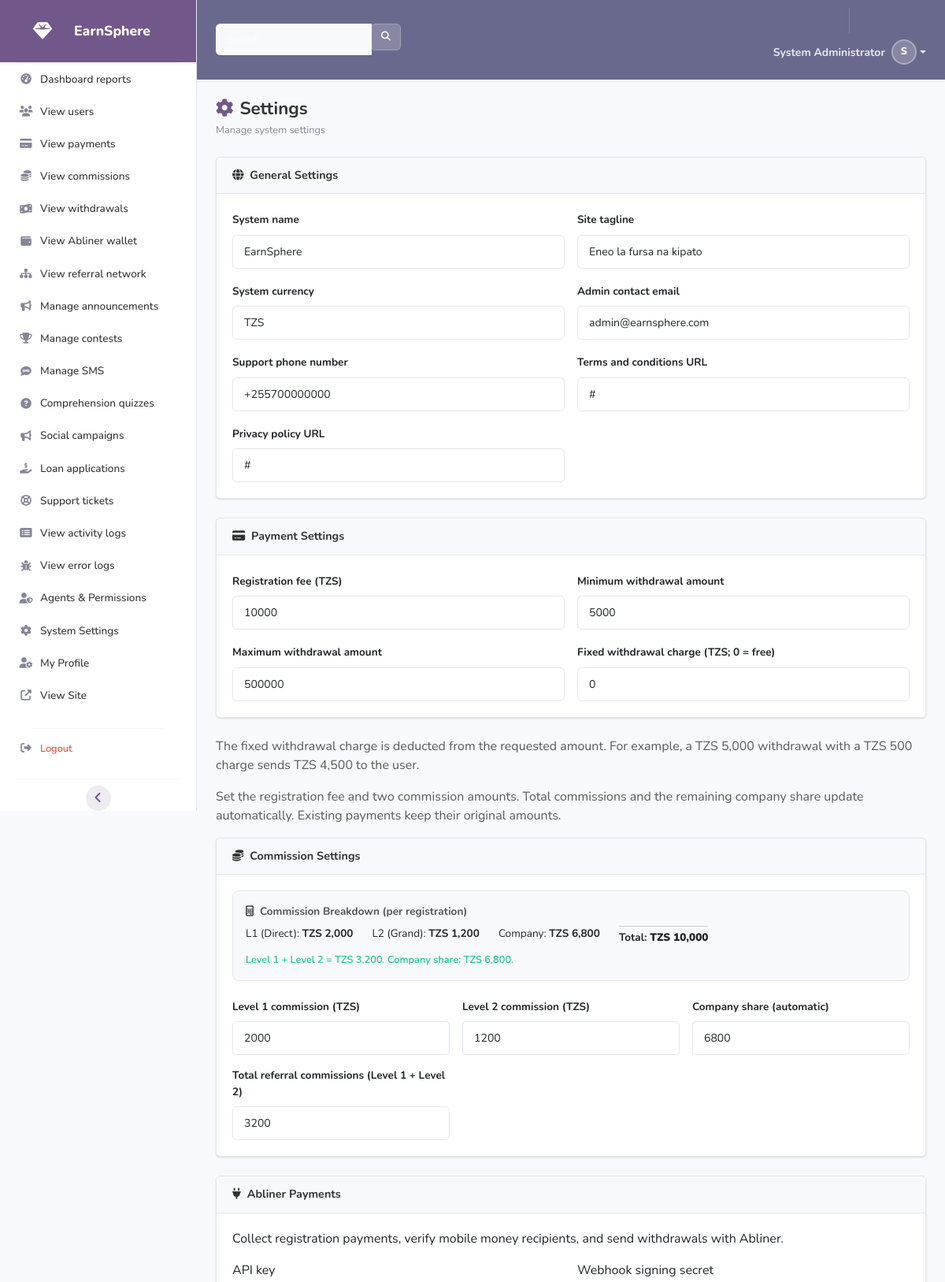
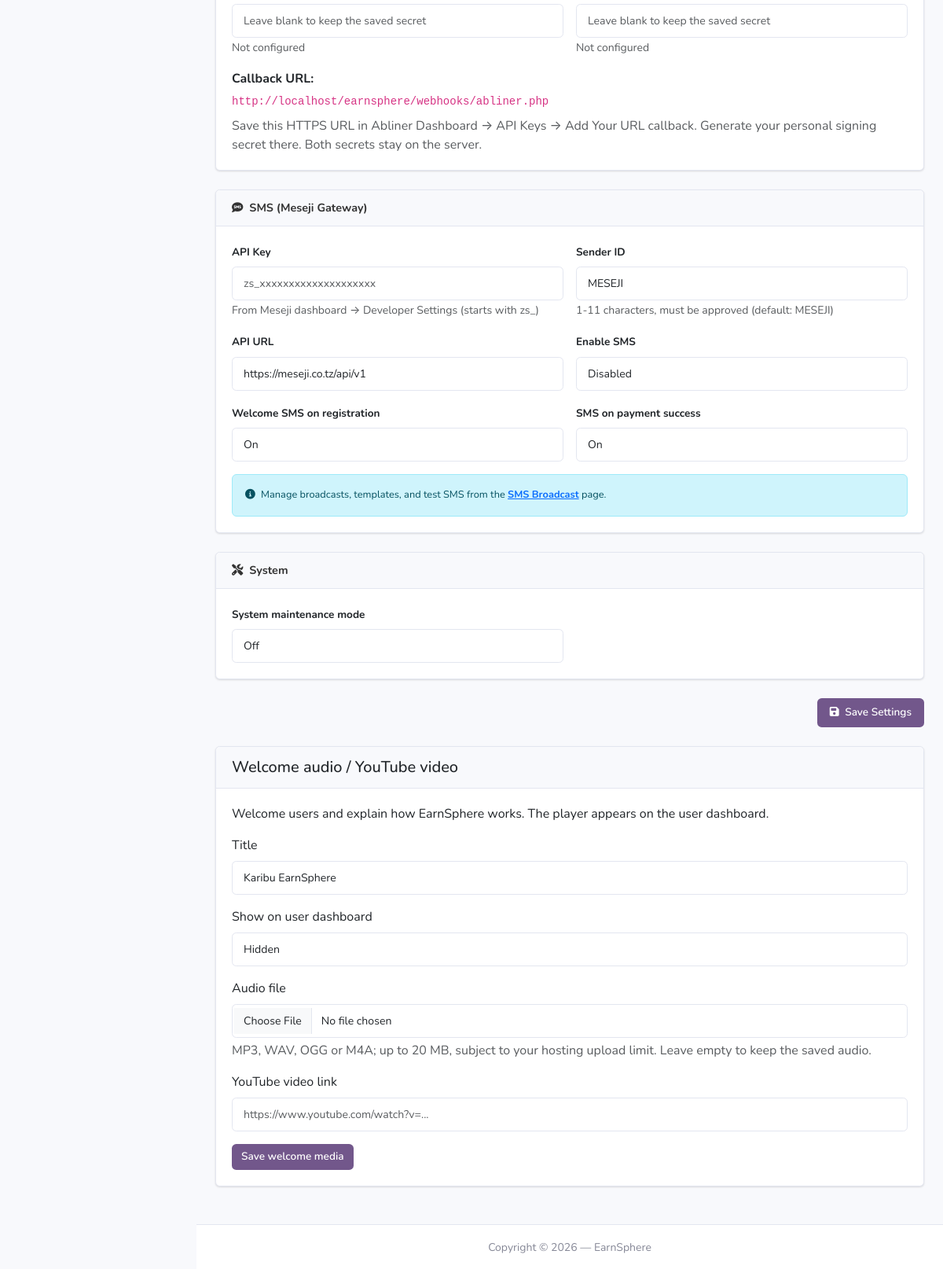
Screenshot of /admin/settings.php (signed in) with the database file from the repository (2 pictures, top to bottom).
### tables this page shows
CREATE TABLE IF NOT EXISTS `users` (
    `id` INT UNSIGNED NOT NULL AUTO_INCREMENT,
    `full_name` VARCHAR(150) NOT NULL,
    `phone` VARCHAR(20) NOT NULL,
    `email` VARCHAR(150) DEFAULT NULL,
    `password` VARCHAR(255) NOT NULL,
    `referral_code` VARCHAR(20) NOT NULL,
    `referred_by` INT UNSIGNED DEFAULT NULL,
    `referred_by_level` TINYINT UNSIGNED DEFAULT NULL COMMENT '1=direct,2=level2,3=level3',
    `avatar` VARCHAR(255) DEFAULT NULL,
    `status` ENUM('pending','active','suspended') NOT NULL DEFAULT 'pending',
    `role` ENUM('user','admin','agent') NOT NULL DEFAULT 'user',
    `staff_version` INT UNSIGNED NOT NULL DEFAULT 0,
    `is_online` TINYINT(1) NOT NULL DEFAULT 0,
    `last_login` DATETIME DEFAULT NULL,
    `ip_address` VARCHAR(45) DEFAULT NULL,
    `created_at` DATETIME NOT NULL DEFAULT CURRENT_TIMESTAMP,
    `updated_at` DATETIME NOT NULL DEFAULT CURRENT_TIMESTAMP ON UPDATE CURRENT_TIMESTAMP,
    PRIMARY KEY (`id`),
    UNIQUE KEY `uk_phone` (`phone`),
    UNIQUE KEY `uk_email` (`email`),
    UNIQUE KEY `uk_referral_code` (`referral_code`),
    KEY `idx_referred_by` (`referred_by`),
    KEY `idx_status` (`status`),
    KEY `idx_role` (`role`),
    CONSTRAINT `fk_users_referred_by` FOREIGN KEY (`referred_by`) REFERENCES `users` (`id`) ON DELETE SET NULL
);

CREATE TABLE IF NOT EXISTS `settings` (
    `id` INT UNSIGNED NOT NULL AUTO_INCREMENT,
    `setting_key` VARCHAR(100) NOT NULL,
    `setting_value` TEXT DEFAULT NULL,
    `setting_type` ENUM('text','number','boolean','json') NOT NULL DEFAULT 'text',
    `description` VARCHAR(255) DEFAULT NULL,
    `updated_at` DATETIME NOT NULL DEFAULT CURRENT_TIMESTAMP ON UPDATE CURRENT_TIMESTAMP,
    PRIMARY KEY (`id`),
    UNIQUE KEY `uk_setting_key` (`setting_key`)
);

### admin/settings.php (the view, shortened to what the rows shown need)
<?php
require_once dirname(__DIR__) . '/config/database.php';
require_once dirname(__DIR__) . '/includes/helpers.php';
$allSettings = Database::fetchAll("SELECT * FROM settings ORDER BY id ASC");
$settingsMap = [];
foreach ($allSettings as $s) {
    $settingsMap[$s['setting_key']] = $s;
}
foreach (['registration_fee' => 'Registration fee (TZS)', 'commission_l1' => 'Level 1 commission (TZS)', 'commission_l2' => 'Level 2 commission (TZS)', 'commission_total' => 'Total referral commissions (Level 1 + Level 2)', 'company_earning' => 'Company share (automatic)'] as $key => $label) {
    $defaults = ['registration_fee' => REGISTRATION_FEE, 'commission_l1' => COMMISSION_L1, 'commission_l2' => COMMISSION_L2, 'commission_total' => 0, 'company_earning' => 0];
    $settingsMap[$key] = ['setting_value' => $settingsMap[$key]['setting_value'] ?? (string) $defaults[$key], 'description' => $label];
}
$settingsMap['withdrawal_charge'] = ['setting_value' => $settingsMap['withdrawal_charge']['setting_value'] ?? '0', 'description' => 'Fixed withdrawal charge (TZS; 0 = free)'];
$categories = [
    'general'  => ['site_name', 'site_tagline', 'currency', 'admin_email', 'support_phone', 'terms_url', 'privacy_url'],
    'payment'  => ['registration_fee', 'min_withdrawal', 'max_withdrawal', 'withdrawal_charge'],
    'commission' => ['commission_l1', 'commission_l2', 'company_earning', 'commission_total'],
    'abliner' => ['abliner_api_key', 'abliner_webhook_secret'],
    'payout'   => ['payout_channel', 'payout_webhook_url'],
    'sms'      => ['meseji_api_key', 'meseji_api_url', 'meseji_sender_id', 'meseji_enabled', 'sms_welcome_enabled', 'sms_payment_enabled'],
    'system'   => ['maintenance_mode'],
];
include __DIR__ . '/admin_header.php';
?>
<div class="page-header">
    <h1><i class="fas fa-cog me-2" style="color:var(--primary);"></i>Settings</h1>
</div>
<form method="POST">
    <div class="card mb-4">
        <div class="card-body">
            <div class="row g-3">
                <?php foreach ($categories['general'] as $key): ?>
                    <?php $s = $settingsMap[$key] ?? null; if (!$s) continue; ?>
                    <div class="col-md-6">
                        <label class="form-label" style="font-weight:700;font-size:0.85rem;"><?= $s['description'] ?: $key ?></label>
                        <input type="text" class="form-control" name="settings[<?= $key ?>]" value="<?= sanitize($s['setting_value']) ?>">
                    </div>
                <?php endforeach; ?>
            </div>
        </div>
    </div>
    <div class="card mb-4">
        <div class="card-body">
            <div class="row g-3">
                <?php foreach ($categories['payment'] as $key): ?>
                    <?php $s = $settingsMap[$key] ?? null; if (!$s) continue; ?>
                    <div class="col-md-6">
                        <label class="form-label" style="font-weight:700;font-size:0.85rem;"><?= $s['description'] ?: $key ?></label>
                        <input type="number" class="form-control" name="settings[<?= $key ?>]" value="<?= sanitize($s['setting_value']) ?>">
                    </div>
                <?php endforeach; ?>
            </div>
        </div>
    </div>
    <div class="card mb-4">
        <div class="card-body">
            <div class="row g-3">
                <?php foreach ($categories['system'] as $key): ?>
                    <?php $s = $settingsMap[$key] ?? null; if (!$s) continue; ?>
                    <div class="col-md-6">
                        <label class="form-label" style="font-weight:700;font-size:0.85rem;"><?= $s['description'] ?: $key ?></label>
                        <select class="form-select" name="settings[<?= $key ?>]">
                            <option value="0" <?= $s['setting_value'] === '0' ? 'selected' : '' ?>>Off</option>
                        </select>
                    </div>
                <?php endforeach; ?>
            </div>
        </div>
    </div>
</form>
<?php include __DIR__ . '/admin_footer.php'; ?>

### admin/admin_header.php (shortened to what the rows shown need)
<?php
require_once dirname(__DIR__) . '/includes/helpers.php';
$adminUser = Database::fetchOne("SELECT full_name, avatar FROM users WHERE id = ?", [$_SESSION['user_id']]);
?>
<!DOCTYPE html>
<html lang="en">
<head>
    <link href="https://cdn.jsdelivr.net/npm/bootstrap@5.3.3/dist/css/bootstrap.min.css" rel="stylesheet">
    <link rel="stylesheet" href="https://cdnjs.cloudflare.com/ajax/libs/font-awesome/6.5.1/css/all.min.css">
    <link rel="stylesheet" href="<?= SITE_URL ?>/assets/css/admin.css">
</head>
<body id="page-top">
<div id="wrapper">
<div id="content-wrapper" class="d-flex flex-column">
    <div id="content">
        <nav class="topbar d-flex align-items-center justify-content-between">
            <ul class="navbar-nav ml-auto d-flex align-items-center">
                <li class="nav-item dropdown no-arrow">
                    <a class="nav-link dropdown-toggle d-flex align-items-center" href="#" id="userDropdown" role="button" data-bs-toggle="dropdown" style="color: rgba(255,255,255,0.85);">
                        <span class="mr-2 d-none d-lg-inline small" style="font-weight:700;">
                            <?= htmlspecialchars($adminUser['full_name'] ?? 'Staff', ENT_QUOTES) ?>
                        </span>
                        <div style="width:32px;height:32px;border-radius:50%;background:rgba(255,255,255,0.2);color:white;display:inline-flex;align-items:center;justify-content:center;font-weight:800;font-size:0.8rem;vertical-align:middle;margin-left:0.5rem;border:2px solid rgba(255,255,255,0.3);">
                            <?= strtoupper(substr($adminUser['full_name'] ?? 'A', 0, 1)) ?>
                        </div>
                    </a>
                </li>
            </ul>
        </nav>
        <div class="container-fluid" id="container-wrapper">

### rows the page displays
users: full_name "System Administrator", full_name "S"
settings: description "System name", setting_value "EarnSphere"
settings: description "Site tagline", setting_value "Eneo la fursa na kipato"
settings: description "System currency", setting_value "TZS"
settings: description "Admin contact email", setting_value "admin@earnsphere.com"
settings: description "Support phone number", setting_value "+255700000000"
settings: description "Terms and conditions URL", setting_value "#"
settings: description "Privacy policy URL", setting_value "#"
settings: description "Minimum withdrawal amount", setting_value "5000"
settings: description "Maximum withdrawal amount", setting_value "500000"
settings: description "System maintenance mode", setting_value "Off"

### other values shown
$item['label'] "Dashboard reports"
$item['label'] "View users"
$item['label'] "View payments"
$item['label'] "View commissions"
$item['label'] "View withdrawals"
$item['label'] "View Abliner wallet"
$item['label'] "View referral network"
$item['label'] "Manage announcements"
$item['label'] "Manage contests"
$item['label'] "Manage SMS"
$item['label'] "Comprehension quizzes"
$item['label'] "Social campaigns"
$item['label'] "Loan applications"
$item['label'] "Support tickets"
$item['label'] "View activity logs"
